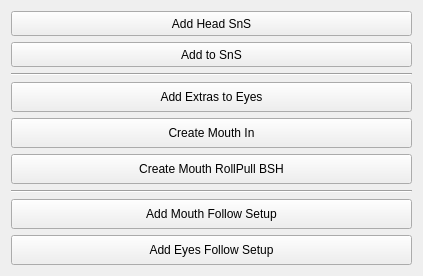
           <widget class="QWidget" name="scrollAreaWidgetContents_2">
            <property name="geometry">
             <rect>
              <x>0</x>
              <y>0</y>
              <width>423</width>
              <height>272</height>
             </rect>
            </property>
            <layout class="QVBoxLayout" name="verticalLayout_7">
             <item>
              <widget class="QPushButton" name="head_sns">
               <property name="minimumSize">
                <size>
                 <width>25</width>
                 <height>25</height>
                </size>
               </property>
               <property name="text">
                <string>Add Head SnS</string>
               </property>
              </widget>
             </item>
             <item>
              <widget class="QPushButton" name="addToSnS">
               <property name="minimumSize">
                <size>
                 <width>25</width>
                 <height>25</height>
                </size>
               </property>
               <property name="text">
                <string>Add to SnS</string>
               </property>
              </widget>
             </item>
             <item>
              <widget class="Line" name="line_8">
               <property name="orientation">
                <enum>Qt::Horizontal</enum>
               </property>
              </widget>
             </item>
             <item>
              <widget class="QPushButton" name="extra_eyes_button">
               <property name="minimumSize">
                <size>
                 <width>30</width>
                 <height>30</height>
                </size>
               </property>
               <property name="text">
                <string>Add Extras to Eyes</string>
               </property>
              </widget>
             </item>
             <item>
              <widget class="QPushButton" name="create_MouthIn">
               <property name="minimumSize">
                <size>
                 <width>30</width>
                 <height>30</height>
                </size>
               </property>
               <property name="text">
                <string>Create Mouth In</string>
               </property>
              </widget>
             </item>
             <item>
              <widget class="QPushButton" name="create_Mouth_RollPull">
               <property name="minimumSize">
                <size>
                 <width>30</width>
                 <height>30</height>
                </size>
               </property>
               <property name="text">
                <string>Create Mouth RollPull BSH</string>
               </property>
              </widget>
             </item>
             <item>
              <widget class="Line" name="line_9">
               <property name="orientation">
                <enum>Qt::Horizontal</enum>
               </property>
              </widget>
             </item>
             <item>
              <widget class="QPushButton" name="mouth_control_follow_setup">
               <property name="minimumSize">
                <size>
                 <width>0</width>
                 <height>30</height>
                </size>
               </property>
               <property name="text">
                <string>Add Mouth Follow Setup</string>
               </property>
              </widget>
             </item>
             <item>
              <widget class="QPushButton" name="eyelids_control_follow_setup">
               <property name="minimumSize">
                <size>
                 <width>0</width>
                 <height>30</height>
                </size>
               </property>
               <property name="text">
                <string>Add Eyes Follow Setup</string>
               </property>
              </widget>
             </item>
            </layout>
           </widget>
